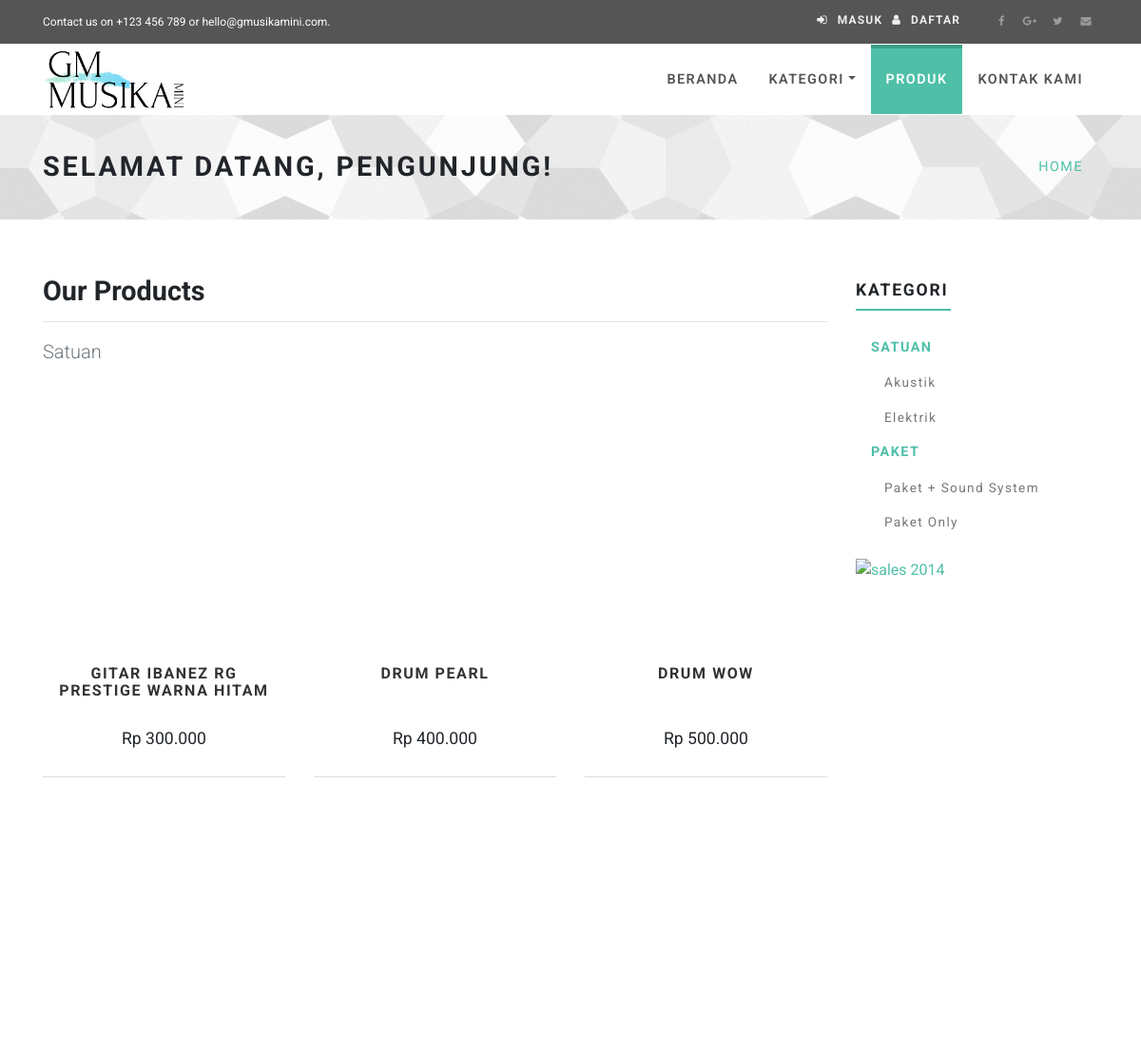
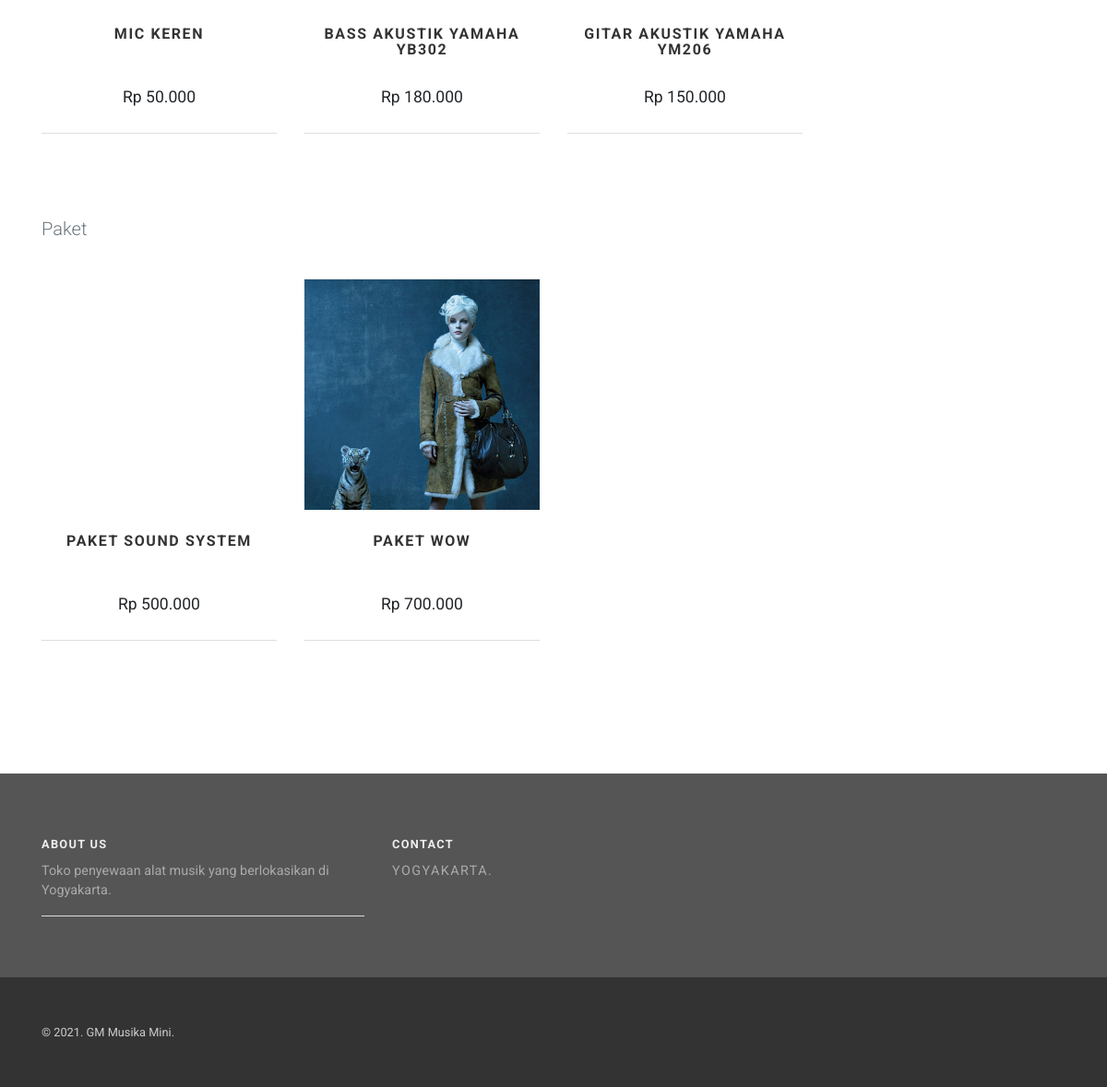
Screenshot of /index.php/products with the database file from the repository (2 pictures, top to bottom).
### tables this page shows
CREATE TABLE `alat_musik` (
  `id_alat_musik` int(5) NOT NULL,
  `nama_alat_musik` varchar(50) NOT NULL,
  `harga` int(10) NOT NULL,
  `id_pegawai` int(5) NOT NULL,
  `tipe` varchar(10) NOT NULL,
  `jenis` varchar(10) NOT NULL,
  `merk` varchar(10) NOT NULL,
  `stok` int(2) NOT NULL,
  `pic` text NOT NULL
);

CREATE TABLE `daftar_paket` (
  `id_paket` int(11) NOT NULL,
  `nama_paket` varchar(20) NOT NULL,
  `harga` int(10) NOT NULL,
  `id_pegawai` int(5) NOT NULL,
  `stok` int(2) NOT NULL,
  `pict` text NOT NULL
);

### application/controllers/Products.php (called while the page is built, shortened)
<?php
class Products extends CI_Controller {
	function __construct(){
		$this->load->helper('url');
		$this->load->helper('string');
		$this->load->helper('rupiah_helper');
        $this->load->model('m_front');
    }
	public function index()
	{
		$data['judul'] = "Produk - GM Musika Mini";
		$data['alatm'] = $this->m_front->data_almus()->result();
		$data['alatmht'] = $this->m_front->data_almus()->num_rows();
		$data['pak'] = $this->m_front->data_almus_paket()->result();
		$data['pakht'] = $this->m_front->data_almus_paket()->num_rows();
		$this->load->view('main/produk', $data);
	}
}

### index.php (called while the page is built, shortened)
<?php
require_once BASEPATH.'core/CodeIgniter.php';

### application/models/M_front.php (called while the page is built, shortened)
<?php
class M_front extends CI_Model{
    function data_almus(){
        $query=$this->db->query("SELECT * FROM alat_musik ORDER BY id_alat_musik DESC");
        return $query;
    }
	function data_almus_paket(){
        $query=$this->db->query("SELECT * FROM daftar_paket LIMIT 6");
        return $query;
    }
}
?>

### application/helpers/rupiah_helper.php (called while the page is built, shortened)
<?php
if (!function_exists('rupiah')) {
 function rupiah($angka){
 $hasil_rupiah = "Rp " . number_format($angka,0,',','.');
 return $hasil_rupiah;
 }
}
?>

### application/views/main/produk.php (the view, shortened to what this page needs)
<!DOCTYPE html>
<?php $this->load->view('menu/head_css'); ?>
  <body>
    <div id="all">
      <?php $this->load->view('menu/menu_two'); ?>
      <div id="heading-breadcrumbs">
        <div class="container">
          <div class="row d-flex align-items-center flex-wrap">
            <div class="col-md-7">
                <?php if($this->session->userdata('masuk') == TRUE){ ?>
              <h1 class="h2">Selamat Datang, <?php echo $this->session->userdata('ses_nama'); ?></h1>
              <?php }else{ ?>
                <h1 class="h2">Selamat Datang, Pengunjung!</h1>
                <?php } ?>
            </div>
            <div class="col-md-5">
              <ul class="breadcrumb d-flex justify-content-end">
                <li class="breadcrumb-item"><a href="<?php echo base_url(); ?>">Home</a></li>
              </ul>
            </div>
          </div>
        </div>
      </div>
      <div id="content">
        <div class="container">
          <div class="row bar">
            <div class="col-md-9">
              <h1 class="h2">Our Products</h1>
              <hr/>
              <p class="text-muted lead">Satuan</p>
              <div class="row products products-big">
                <?php
                foreach($alatm as $am) :
                ?>
                <div class="col-lg-4 col-md-6">
                  <div class="product">
                    <div class="image">
                    </div>
                    <div class="text">
                      <h3 class="h5"><a href="<?php echo base_url(); ?>index.php/detail/satuan/<?php echo $am->id_alat_musik; ?>"><?php echo $am->nama_alat_musik; ?></a></h3>
                      <p class="price"><?php echo rupiah($am->harga); ?></p>
                    </div>
                  </div>
                </div>
                <?php endforeach; ?>
              </div>
              <br/>
              <br/>
              <p class="text-muted lead">Paket</p>
              <div class="row products products-big">
                <?php
                foreach($pak as $p) :
                ?>
                <div class="col-lg-4 col-md-6">
                  <div class="product">
                    <div class="image">
                    <?php if($p->pict==null){ ?>
                      <a href="<?php echo base_url(); ?>index.php/detail/paket/<?php echo $p->id_paket; ?>"><img src="<?php echo base_url(); ?>komponen/img/nopic.png" alt="" class="img-fluid image1"></a>
                      <?php }else{ ?>
                        <a href="<?php echo base_url(); ?>index.php/detail/paket/<?php echo $p->id_paket; ?>"><img src="<?php echo base_url(); ?>komponen/img/product1.jpg" alt="" class="img-fluid image1"></a>
                        <?php } ?>
                    </div>
                    <div class="text">
                      <h3 class="h5"><a href="<?php echo base_url(); ?>index.php/detail/paket/<?php echo $p->id_paket; ?>"><?php echo $p->nama_paket; ?></a></h3>
                      <p class="price"><?php echo rupiah($p->harga); ?></p>
                    </div>
                  </div>
                </div>
                <?php endforeach; ?>
              </div>
              <div class="row">
                <div class="col-md-12 banner mb-small"><a href="#"><img src="<?php echo base_url(); ?>komponen/img/banner-gm.png" alt="" class="img-fluid"></a></div>
              </div>
            </div>
            <?php $this->load->view('menu/category-right'); ?>
          </div>
        </div>
      </div>
      <?php $this->load->view('menu/modal_login'); ?>
      <?php $this->load->view('menu/footer'); ?>
    </div>
  </body>
</html>

### application/views/menu/head_css.php (shortened to what this page needs)
<head>
    <link rel="stylesheet" href="<?php echo base_url(); ?>/komponen/vendor/bootstrap/css/bootstrap.min.css">
    <link rel="stylesheet" href="<?php echo base_url(); ?>/komponen/vendor/font-awesome/css/font-awesome.min.css">
    <link rel="stylesheet" href="<?php echo base_url(); ?>/komponen/vendor/bootstrap-select/css/bootstrap-select.min.css">
    <link rel="stylesheet" href="<?php echo base_url(); ?>/komponen/vendor/owl.carousel/assets/owl.carousel.css">
    <link rel="stylesheet" href="<?php echo base_url(); ?>/komponen/vendor/owl.carousel/assets/owl.theme.default.css">
    <link rel="stylesheet" href="<?php echo base_url(); ?>/komponen/css/style.default.css" id="theme-stylesheet">
    <link rel="stylesheet" href="<?php echo base_url(); ?>/komponen/css/custom.css">
  </head>

### application/views/menu/menu_two.php (shortened to what this page needs)
<div class="top-bar">
        <div class="container">
          <div class="row d-flex align-items-center">
            <div class="col-md-6 d-md-block d-none">
              <p>Contact us on +123 456 789 or hello@gmusikamini.com.</p>
            </div>
            <div class="col-md-6">
              <div class="d-flex justify-content-md-end justify-content-between">
                <?php if($this->session->userdata('masuk') == TRUE){ ?>
                <div class="login"><a href="<?php echo base_url('index.php/my'); ?>" class="signup-btn"><i class="fa fa-user"></i><span class="d-none d-md-inline-block"><?php echo $this->session->userdata('ses_uname'); ?></span></a> <a href="<?php echo base_url('index.php/login/logout'); ?>" class="signup-btn"><i class="fa fa-sign-out"></i><span class="d-none d-md-inline-block">Keluar</span></a></div>
                <?php }else{ ?>
                  <div class="login"><a href="#" data-toggle="modal" data-target="#login-modal" class="login-btn"><i class="fa fa-sign-in"></i><span class="d-none d-md-inline-block">Masuk</span></a><a href="<?php echo base_url('index.php/register'); ?>" class="signup-btn"><i class="fa fa-user"></i><span class="d-none d-md-inline-block">Daftar</span></a></div>
                <?php  } ?>
                <ul class="social-custom list-inline">
                  <li class="list-inline-item"><a href="#"><i class="fa fa-facebook"></i></a></li>
                  <li class="list-inline-item"><a href="#"><i class="fa fa-google-plus"></i></a></li>
                  <li class="list-inline-item"><a href="#"><i class="fa fa-twitter"></i></a></li>
                  <li class="list-inline-item"><a href="#"><i class="fa fa-envelope"></i></a></li>
                </ul>
              </div>
            </div>
          </div>
        </div>
      </div>
      <header class="nav-holder make-sticky">
        <div id="navbar" role="navigation" class="navbar navbar-expand-lg">
          <div class="container"><a href="<?php echo base_url(); ?>" class="navbar-brand home"><img src="<?php echo base_url(); ?>komponen/img/gmlogo.png" alt="Universal logo" class="d-none d-md-inline-block" width="150" height="65"></a>
            <div id="navigation" class="navbar-collapse collapse">
              <ul class="nav navbar-nav ml-auto">
                <li class="nav-item dropdown"><a href="<?php echo base_url(); ?>" class="">Beranda </a>
                </li>
                <li class="nav-item dropdown menu-large"><a href="#" data-toggle="dropdown" class="dropdown-toggle">Kategori<b class="caret"></b></a>
                </li>
                <li class="nav-item dropdown active"><a href="<?php echo base_url('index.php/products'); ?>" class="">Produk </a>
                </li>
                <li class="nav-item dropdown"><a href="<?php echo base_url('index.php/contact'); ?>" class="">Kontak Kami </a>
                </li>
              </ul>
            </div>
          </div>
        </div>
      </header>

### application/views/menu/category-right.php
<div class="col-md-3">
              <div class="panel panel-default sidebar-menu">
                <div class="panel-heading">
                  <h3 class="h4 panel-title">Kategori</h3>
                </div>
                <div class="panel-body">
                  <ul class="nav nav-pills flex-column text-sm category-menu">
                    <li class="nav-item"><a href="shop-category.html" class="nav-link d-flex align-items-center justify-content-between"><span>Satuan </span></a>
                      <ul class="nav nav-pills flex-column">
                        <li class="nav-item"><a href="shop-category.html" class="nav-link">Akustik</a></li>
                        <li class="nav-item"><a href="shop-category.html" class="nav-link">Elektrik</a></li>
                      </ul>
                    </li>
                    <li class="nav-item"><a href="shop-category.html" class="nav-link d-flex align-items-center justify-content-between"><span>Paket  </span></a>
                      <ul class="nav nav-pills flex-column">
                        <li class="nav-item"><a href="shop-category.html" class="nav-link">Paket + Sound System</a></li>
                        <li class="nav-item"><a href="shop-category.html" class="nav-link">Paket Only</a></li>
                      </ul>
                    </li>
                  </ul>
                </div>
              </div>
              <div class="banner"><a href="shop-category.html"><img src="<?php echo base_url(); ?>komponen/img/banner12.png" alt="sales 2014" class="img-fluid"></a></div>
            </div>

### application/views/menu/footer.php (shortened to what this page needs)
<footer class="main-footer">
        <div class="container">
          <div class="row">
            <div class="col-lg-4">
              <h4 class="h6">About Us</h4>
              <p>Toko penyewaan alat musik yang berlokasikan di Yogyakarta.</p>
              <hr>
            </div>
            <div class="col-lg-4">
              <h4 class="h6">Contact</h4>
              <p class="text-uppercase">Yogyakarta.</p>
            </div>
            <div class="col-lg-3">
            </div>
          </div>
        </div>
        <div class="copyrights">
          <div class="container">
            <div class="row">
              <div class="col-lg-4 text-center-md">
                <p>&copy; <?php echo date('Y'); ?>. GM Musika Mini.</p>
              </div>
              <div class="col-lg-8 text-right text-center-md">
              </div>
            </div>
          </div>
        </div>
      </footer>

### rows the page displays
alat_musik: nama_alat_musik "GITAR IBANEZ RG PRESTIGE WARNA HITAM", harga "Rp 300.000"
alat_musik: nama_alat_musik "DRUM PEARL", harga "Rp 400.000"
alat_musik: nama_alat_musik "DRUM WOW", harga "Rp 500.000"
alat_musik: nama_alat_musik "MIC KEREN", harga "Rp 50.000"
alat_musik: nama_alat_musik "BASS AKUSTIK YAMAHA YB302", harga "Rp 180.000"
alat_musik: nama_alat_musik "GITAR AKUSTIK YAMAHA YM206", harga "Rp 150.000"
daftar_paket: nama_paket "PAKET SOUND SYSTEM", harga "Rp 500.000"
daftar_paket: nama_paket "PAKET WOW", harga "Rp 700.000"
